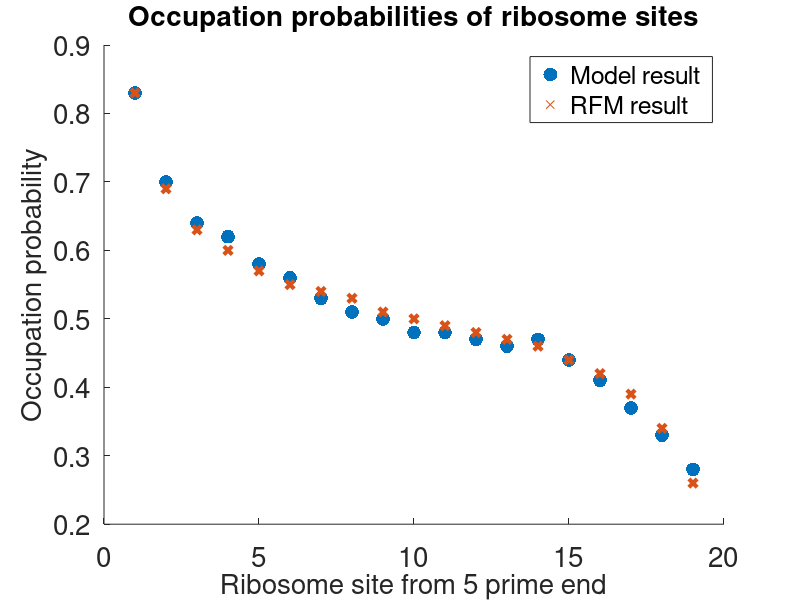

The MATLAB source for this figure: (Note: this script raises an error after producing the figure.)
codon = 1:19;
occupation_stocell_avg = [0.83, 0.7, 0.64, 0.62, 0.58, 0.56, 0.53, 0.51, 0.50, 0.48, 0.48, 0.47, 0.46, 0.47, 0.44, 0.41, 0.37, 0.33, 0.28];
occupation_rfm = [0.83, 0.69, 0.63, 0.6, 0.57, 0.55, 0.54, 0.53, 0.51, 0.5, 0.49, 0.48, 0.47, 0.46, 0.44, 0.42, 0.39, 0.34, 0.26];

scatter(codon, occupation_stocell_avg, 100, 'filled')
hold on
scatter(codon, occupation_rfm, 'x', 'LineWidth', 3)
set(gca,'fontsize',20)
title('Occupation probabilities of ribosome sites', 'FontSize', 20);
xlabel('Ribosome site from 5 prime end', 'FontSize', 20);
ylabel('Occupation probability', 'FontSize', 20);
h = legend('Model result', 'RFM result');
h.FontSize = 20;
h.Location = 'northeast';